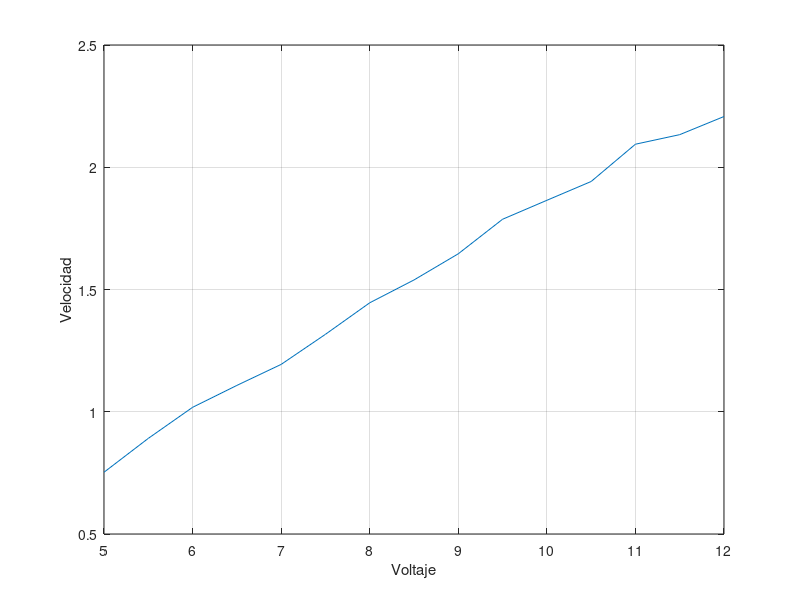

Reproduce this figure in MATLAB.
close all

d = 40.0;
t = [53.15, 44.89, 39.29, 36.11, 33.51, 30.38, 27.67, 25.99, 24.30, 22.38, 21.45, 20.60, 19.10, 18.75, 18.12];
v = [5.00, 5.50, 6.00, 6.50, 7.00, 7.50, 8.00, 8.50, 9.00, 9.50, 10.00, 10.50, 11.00, 11.50, 12.00];

vel = d./t;

figure;
plot(v,vel);
xlabel('Voltaje')
ylabel('Velocidad')
grid;